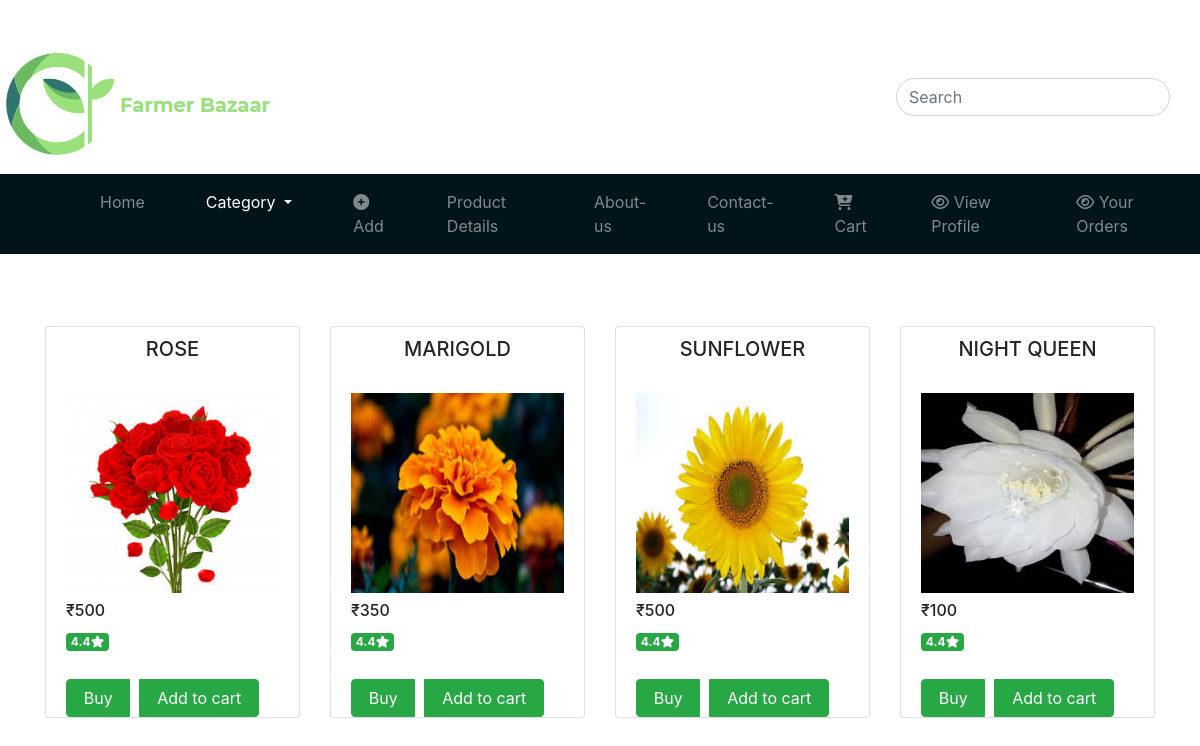
/Farmer_product_view_flower.php (signed in), run on the app's committed database.
### tables this page shows
CREATE TABLE `product_final` (
  `id` int(11) NOT NULL,
  `type` varchar(255) NOT NULL,
  `name` varchar(255) NOT NULL,
  `image` varchar(255) NOT NULL,
  `price` int(255) NOT NULL,
  `quantity` int(255) NOT NULL,
  `address` varchar(255) NOT NULL,
  `username` varchar(255) NOT NULL
);

### Farmer_product_view_flower.php (the view, shortened to what this page needs)
<?php
$adminlogin = $_SESSION['FarmerLoginId'];
?>
<!DOCTYPE html>
<html>
<head>
    <link rel="stylesheet" href="https://stackpath.bootstrapcdn.com/bootstrap/4.5.2/css/bootstrap.min.css">
     <link rel="stylesheet" href="https://stackpath.bootstrapcdn.com/font-awesome/4.7.0/css/font-awesome.min.css">
</head>
<body >
  <br><br>
  <div class="cnt">
    <div class="img-11" style="height: 30px; width:100px;">
      <img src="Images/logo3.png">
    </div>
</div>
<form class="d-flex" method="POST">
        <div class="input-group">
<input class="form-control me-2" type="search" placeholder="Search" aria-label="Search" style="border-radius: 20px;" aria-describedby="search-addon"onkeyup="setInterval(showHint(),10);setInterval(dropdownfun(),10);"onblur="hide()"id="search">
     </div>
      </form>
<br><br><br><br>
<nav class="navbar navbar-expand-lg navbar-dark bg-dark" >
  <div class="container-fluid">
    <div class="collapse navbar-collapse" id="navbarSupportedContent" >
      <ul class="navbar-nav me-auto mb-2 mb-lg-0 ">
        <li class="nav-item">
          <a class="nav-link " aria-current="page" href="Farmer_Home_Page.php">Home</a>
        </li>
        <li class="nav-item dropdown">
          <a class="nav-link dropdown-toggle active" href="#" id="navbarDropdown" role="button" data-bs-toggle="dropdown" aria-expanded="false">
           Category
          </a>
        </li>
        <li class="nav-item">
          <a class="nav-link" href="AddProduct.php"><i class="fa fa-plus-circle" aria-hidden="true"></i> Add</a>
        </li>
        <li class="nav-item">
          <a class="nav-link" href="AddedProduct.php">Product Details</a>
        </li>
        <li class="nav-item">
          <a class="nav-link" href="Farmer-aboutus.php">About-us</a>
        </li>
        <li class="nav-item">
          <a class="nav-link" href="Farmer-contactus.php">Contact-us</a>
        </li>
        <li class="nav-item">
          <a class="nav-link" href="Farmer_Mycart.php"><i class="fa fa-cart-plus" aria-hidden="true"></i> Cart</a>
        </li>
        <li class="nav-item">
          <a class="nav-link" href="Farmer_Profile.php"><i class="fa fa-eye" aria-hidden="true"></i> View Profile</a>
        </li>
        <li class="nav-item">
          <a class="nav-link" href="F_Your_order.php"><i class="fa fa-eye" aria-hidden="true"> </i>  Your Orders</a>
        </li>
              </ul>
    </div>
  </div>
</nav>
<br><br><br>
<div class="container">
  <div class="row">
  <?php
  $con = mysqli_connect("localhost","root","","login1");
  $sql ="SELECT id,name,image,price,quantity FROM product_final where type='flower'ORDER BY id ASC";
  $queryfire = mysqli_query($con,$sql);
  $num=mysqli_num_rows($queryfire);
  if ($num >0) {
    while ($res = mysqli_fetch_array($queryfire)) {
      ?>
      <div class="col-lg-3 col-md-6 colsm-12">
        <form>
          <div class="card">
            <h6 class="card-title text-center" style="font-size: 20px; text-transform: uppercase;margin-top: 10px;"> <?php echo $res['name'];  ?> </h6>
            <div class="card-body">
              <img src=" <?php echo $res['image'];  ?>" alt="farmer" class="img-fluid mb-2" style="height: 200px; width:300px;"><br>
              <h6> &#8377;<?php echo $res['price'];  ?></h6>
              <h6 class="badge badge-success">4.4<i class="fa fa-star"></i>
              </h6>
            </div>
            <div class="btn-group d-flex">
               <button class="btn btn-success"  name="buy" > <a href="Farmer_direct_buy.php?id=<?php echo $res['id'];?>&name=<?php echo $adminlogin?> " class="text-white">Buy</a></button>
                <button class="btn btn-success"  name="add" > <a href="Farmer_cart.php?id=<?php echo $res['id'];?>&name=<?php echo $adminlogin?> " class="text-white">Add to cart</a></button>
            </div>
          </div>
        </form>
      </div>
<?php
    }
  }
   ?>
</div>
</div>
</body>
</html>

### Farmer_product_view_flower.php (style rules this page uses)
.navbar { background-color: #00141a!important; }
.nav-link { margin-left:45px; }
.d-flex { float: right; border-radius: 20px; }
.btn { margin-left: 20px; margin-right: 10px; }
.d-flex { float: right; margin-right: 30px; border-radius: 20px; }

### data on the page
product_final: name "ROSE", image (picture), price "500"
product_final: name "MARIGOLD", image (picture), price "350"
product_final: name "SUNFLOWER", image (picture), price "500"
product_final: name "NIGHT QUEEN", image (picture), price "100"
